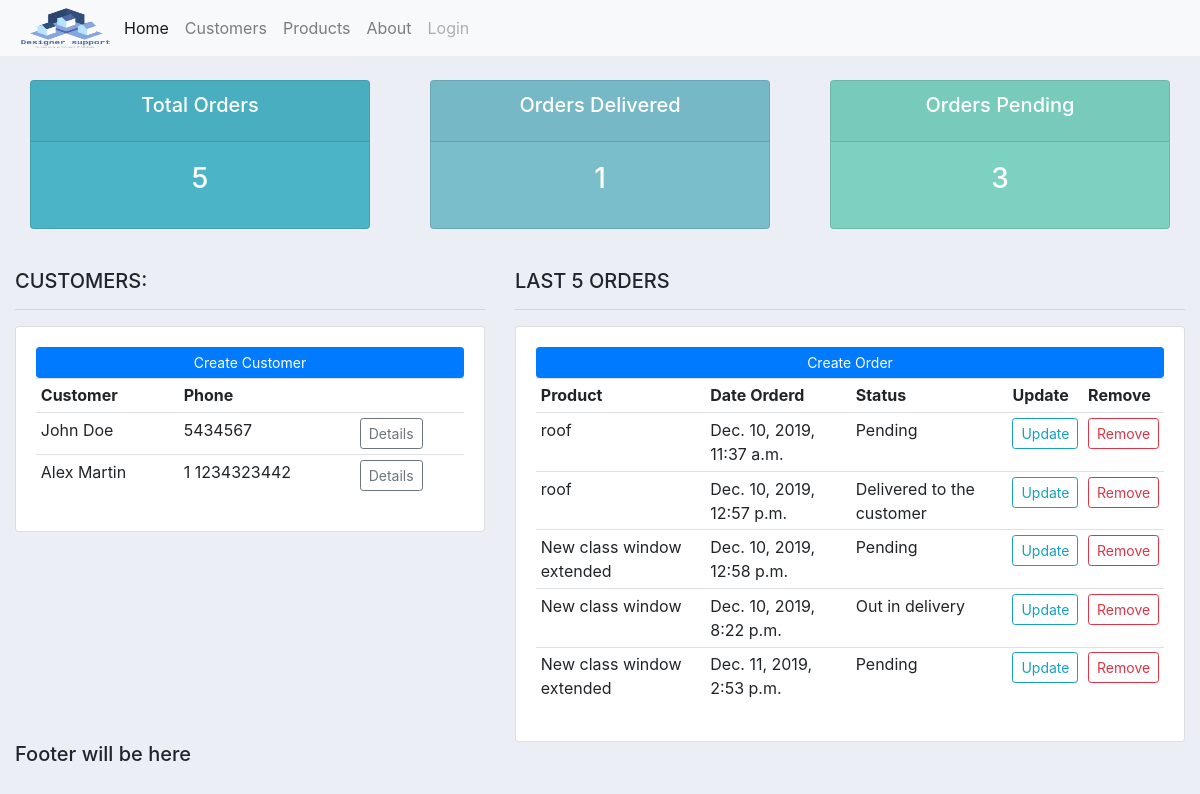
The page / on the database its author committed.
### accounts/models.py (models this page shows, shortened)
class Customer(models.Model):
    name = models.CharField(max_length=200)
    phone = models.CharField(max_length=200, null=True)
    email = models.CharField(max_length=200,unique=True)
    date_created = models.DateTimeField(auto_now_add=True)

class Order(models.Model):
    customer = models.ForeignKey(Customer,null=True, on_delete=models.SET_NULL)
    product = models.ForeignKey(Product,null=True, on_delete=models.SET_NULL)
    STATUS = (
        ('PENDING', 'Pending'),
        ('UNDER_DELIVERY','Out in delivery'),
        ('DELIVERED', 'Delivered to the customer')
    )
    number = models.CharField(max_length=200)
    date_created = models.DateTimeField(auto_now_add=True)
    status = models.CharField(max_length=20, null=True, choices=STATUS)

class Product(models.Model):
    CATEGORY = (
        ('CAT1', 'Windows'),
        ('CAT2', 'Doors'),
        ('CAT3', 'Walls'),
    )
    name = models.CharField(max_length=200)
    price = models.FloatField()
    category = models.CharField(max_length=20, null=True, choices=CATEGORY)
    description = models.TextField(max_length=4000, null=True)
    date_created = models.DateTimeField(auto_now_add=True)
    tags = models.ManyToManyField(Tag)

### accounts/views.py (the view)
# urls.py: 2. Add a URL to urlpatterns:  path('', views.home, name='home')
def home(request):
    customers = Customer.objects.all()
    orders = Order.objects.all()
    total_customers = len(customers)
    total_orders = len(orders)
    delivered = len(orders.filter(status='DELIVERED'))
    pending = len(orders.filter(status='PENDING'))
    context = {'orders':orders, 'customers':customers,
                't_c':total_customers, 't_o':total_orders, 't_od':delivered, 't_op':pending}
    return render(request,'accounts/dashboard.html', context)

### accounts/templates/accounts/dashboard.html
{% extends "accounts/index.html" %}
{% block content %}
{%  include 'accounts/status.html' %}
<br>
<div class="row">
	<div class="col-md-5">
		<h5>CUSTOMERS:</h5>
		<hr>
		<div class="card card-body">
			<a class="btn btn-primary  btn-sm btn-block" href="">Create Customer</a>
			<table class="table table-sm">
				<tr>
					<th>Customer</th>
					<th>Phone</th>
                    <th></th>
				</tr>
                {% for c in customers %}
                    <tr>
                        <td>{{c.name}}</td>
                        <td>{{c.phone}}</td>
                        <td><a href="{% url 'customer' c.id %}" class="btn btn-sm btn-outline-secondary">Details</a></td>
				    </tr>
                {% endfor %}
			</table>
		</div>
	</div>
	<div class="col-md-7">
		<h5>LAST 5 ORDERS</h5>
		<hr>
		<div class="card card-body">
			<a class="btn btn-primary  btn-sm btn-block" href="{% url 'new_order' %}">Create Order</a>
			<table class="table table-sm">
				<tr>
					<th>Product</th>
					<th>Date Orderd</th>
					<th>Status</th>
					<th>Update</th>
					<th>Remove</th>
				</tr>
                {% for o in orders %}
                <tr>
					<td>{{o.product.name}}</td>
					<td>{{o.date_created}}</td>
					<td>{{o.get_status_display}}</td>
					<td><a href="#" class="btn btn-sm btn-outline-info">Update</a></td>
					<td><a href="#" class="btn btn-sm btn-outline-danger">Remove</a></td>
				</tr>
                {% endfor %}
			</table>
		</div>
	</div>
</div>
{% endblock content %}

### static/css/main.css (style rules this page uses)
body { background-color: #ebeff5; }

### rows shown on the page
Customer: name "John Doe", phone "5434567"
Customer: name "Alex Martin", phone "1 1234323442"
Order: product.name "roof", date_created "Dec. 10, 2019, 11:37 a.m.", status "Pending"
Order: product.name "roof", date_created "Dec. 10, 2019, 12:57 p.m.", status "Delivered to the customer"
Order: product.name "New class window extended", date_created "Dec. 10, 2019, 12:58 p.m.", status "Pending"
Order: product.name "New class window", date_created "Dec. 10, 2019, 8:22 p.m.", status "Out in delivery"
Order: product.name "New class window extended", date_created "Dec. 11, 2019, 2:53 p.m.", status "Pending"

### other values the page prints
{{ t_o }} "5"
{{ t_od }} "1"
{{ t_op }} "3"
